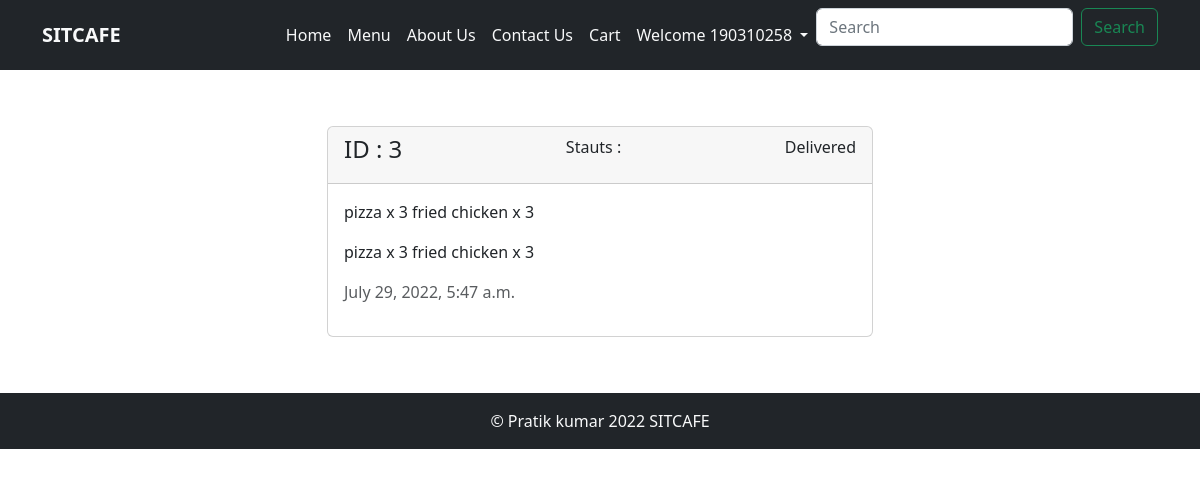
Screenshot of /food/order/ (signed in) with the database file from the repository.
### food/models.py (models this page shows, shortened)
class Order(models.Model):
    user = models.ForeignKey(User,on_delete=models.DO_NOTHING)
    order_details = models.CharField(max_length=500)
    total_price = models.FloatField()
    is_ready = models.BooleanField(default=False)
    is_delivered = models.BooleanField(default=False)
    created_at = models.DateTimeField(auto_now_add=True)
    updated_at = models.DateTimeField(auto_now=True)

### food/views.py (the view)
# urls.py: path('order/',views.order, name="order"),
def order(request):
    orders = Order.objects.filter(user = request.user)
    context = {
        "orders" : orders
    }
    return render(request,'food/order.html',context)

### templates/food/order.html
{% extends 'base.html' %}
{% block content %}
    <div class="container">
        <div class="row my-5">
            <div class="col-md-6 mx-auto">
                {% for order in orders %}
                <div class="card my-2">
                    <div class="card-header d-flex justify-content-between align-center">
                        <h4 class="h4">ID : {{order.id}}</h4>
                        <p class="text-lead">Stauts : </p>
                        {% if order.is_ready and order.is_delivered %}
                            Delivered
                        {% elif order.is_ready%}
                            Ready
                        {% else %}
                            processing...
                        {% endif %}
                    </div>
                    <div class="card-body">
                        <p class="text-lead">{{order.order_details}}</p>
                        <p>{{order.order_details}}</p>
                        <p class="text-muted">{{order.created_at}}</p>
                    </div>
                </div>
                {% endfor %}
            </div>
        </div>
    </div>
{% endblock content %}

### templates/base.html (shortened to what this page needs)
{% load static %}
<html lang="en">
<head>
    <link rel="stylesheet" href="{% static 'bootstrpfile/css/bootstrap.min.css' %}">
    <link rel="stylesheet" href="{% static 'css/styles.css'%}">
    {% block css %}
      <link rel="stylesheet" href="{% static 'css/cartstyle.css' %}">
    {% endblock css %}
</head>
<body>
    <nav class="navbar navbar-expand-lg bg-dark ">
        <div class="container ">
          <a class="navbar-brand text-light" href="#"><b><b><b><b>SITCAFE</b></b></b></b></a>
          <div class="collapse navbar-collapse" id="navbarSupportedContent">
            <ul class="navbar-nav ms-auto mb-2 mb-lg-0">
              <li class="nav-item">
                <a class="nav-link active text-light" aria-current="page" href="{% url 'Home'%}">Home</a>
              </li>
              <li class="nav-item">
                <a class="nav-link active text-light" aria-current="page" href="{% url 'menu' %}">Menu</a>
              </li>
              <li class="nav-item">
                <a class="nav-link active text-light" aria-current="page" href="{% url 'About' %}">About Us</a>
              </li>
              <li class="nav-item">
                <a class="nav-link active text-light" aria-current="page" href="{% url 'Contact_us' %}">Contact Us</a>
              </li>
              {% if user.is_authenticated %}
              <li class="nav-item">
                <a class="nav-link active text-light" aria-current="page" href="{% url 'cart' %}">Cart</a>
              </li>
              <li class="nav-item dropdown">
                <a class="nav-link dropdown-toggle text-light" href="#" role="button" data-bs-toggle="dropdown" aria-expanded="false">
                  Welcome {{user}}
                </a>
              </li>
              {% endif %}
            </ul>
            <form class="d-flex" role="search" action ="{% url 'search' %}" method ="post">
              <input class="form-control me-2" type="search" name = "search" placeholder="Search" aria-label="Search">
              <button class="btn btn-outline-success" type="submit">Search</button>
            </form>
          </div>
        </div>
      </nav>
    {% block content %}
    {% endblock content %}
    <footer class = "bg-dark p-3 text-center text-light"  >
        &copy; Pratik kumar 2022 SITCAFE
    </footer>
</body>
</html>

### rows the page displays
Order: id "3", is_ready "Delivered", order_details "pizza x 3 fried chicken x 3", created_at "July 29, 2022, 5:47 a.m."

### other values shown
{{ user }} "190310258"
